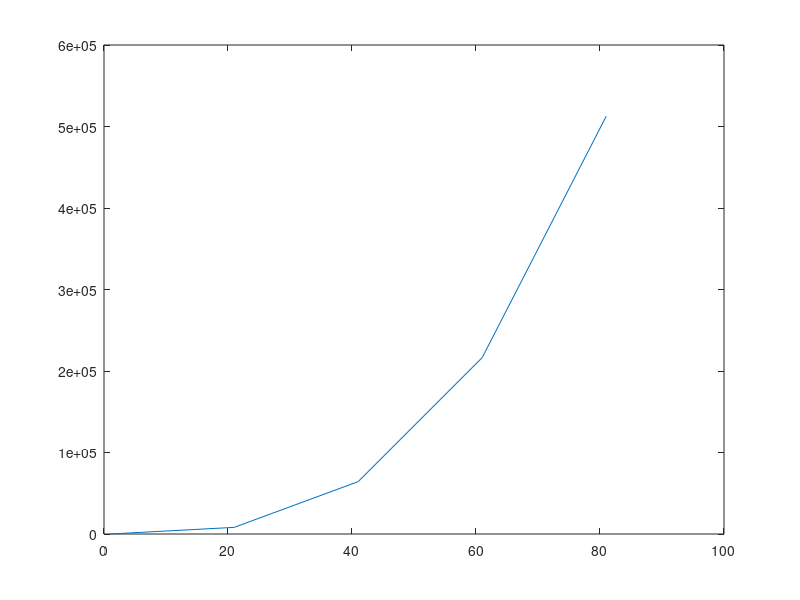

This figure's MATLAB source:
%% Grafik Garis 2D Dasar
x = 1:20:100;
y = x.^3 - 3*x.^2 + 10*x;
x, y
plot(x, y)
print('grafik_2d_dasar.png', '-dpng', '-r120')
